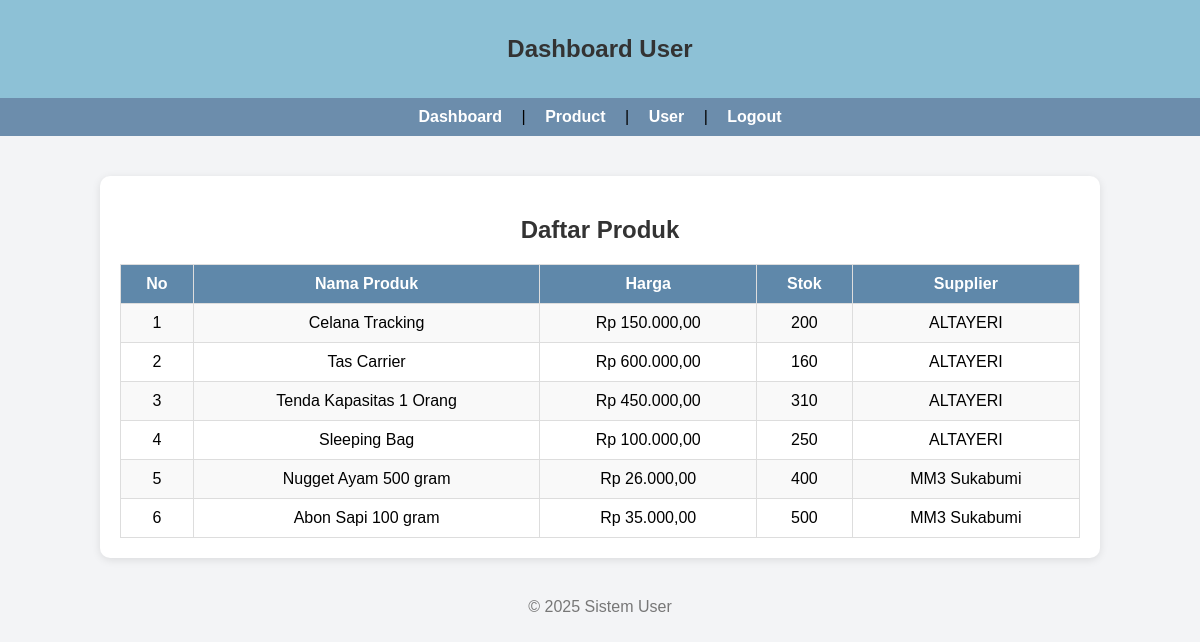
The page /product_user.php (signed in) on the database its author committed.
### tables this page shows
CREATE TABLE `product` (
  `id` int(11) NOT NULL,
  `nama_product` varchar(100) NOT NULL,
  `harga` decimal(10,2) NOT NULL,
  `stok` int(11) NOT NULL,
  `id_supplier` int(11) DEFAULT NULL
);

CREATE TABLE `supplier` (
  `id` int(11) NOT NULL,
  `nama_supplier` varchar(100) NOT NULL,
  `alamat` text DEFAULT NULL,
  `telepon` varchar(20) DEFAULT NULL
);

### product_user.php (the view, shortened to what this page needs)
<?php
include 'koneksi.php';
?>
<!DOCTYPE html>
<html lang="id">
<head>
</head>
<body>
<header>
    <h2>Dashboard User</h2>
</header>
<nav>
    <a href="user_dashboard.php">Dashboard</a> |
    <a href="product_user.php">Product</a> |
    <a href="user_profile.php">User</a> |
    <a href="logout.php">Logout</a>
</nav>
<main>
    <h2>Daftar Produk</h2>
    <table>
        <tr>
            <th>No</th>
            <th>Nama Produk</th>
            <th>Harga</th>
            <th>Stok</th>
            <th>Supplier</th>
        </tr>
        <?php
        $query = mysqli_query($conn, "SELECT p.*, s.nama_supplier
                                     FROM product p
                                     LEFT JOIN supplier s ON p.id_supplier = s.id
                                     ORDER BY p.id ASC");
        $no = 1;
        if (mysqli_num_rows($query) > 0) {
            while ($row = mysqli_fetch_assoc($query)) {
                echo "<tr>
                        <td>{$no}</td>
                        <td>{$row['nama_product']}</td>
                        <td>Rp " . number_format($row['harga'], 2, ',', '.') . "</td>
                        <td>{$row['stok']}</td>
                        <td>{$row['nama_supplier']}</td>
                      </tr>";
                $no++;
            }
        } else {
            echo "<tr><td colspan='5'>Belum ada produk.</td></tr>";
        }
        ?>
    </table>
</main>
<footer>
    <p>&copy; <?= date("Y"); ?> Sistem User</p>
</footer>
</body>
</html>

### product_user.php (style rules this page uses)
body { font-family: Arial, sans-serif; background-color: #f3f4f6; margin: 0; padding: 0; }
header { background-color: #8dc1d6ff; color: white; padding: 15px 0; text-align: center; }
nav { background-color: #6c8dacff; padding: 10px; text-align: center; }
nav a { color: white; margin: 0 15px; text-decoration: none; font-weight: bold; }
main { margin: 40px auto; width: 80%; background: white; border-radius: 10px; padding: 20px; box-shadow: 0 2px 8px rgba(0,0,0,0.1); }
h2 { text-align: center; color: #333; }
table { width: 100%; border-collapse: collapse; margin-top: 15px; }
th, td { border: 1px solid #ddd; padding: 10px; text-align: center; }
th { background-color: #5f88aaff; color: white; }
tr:nth-child(even) { background-color: #f9f9f9; }
footer { text-align: center; margin-top: 40px; color: #777; }

### rows shown on the page
product: nama_product "Celana Tracking", harga "150.000,00", stok "200", id_supplier.nama_supplier "ALTAYERI"
product: nama_product "Tas Carrier", harga "600.000,00", stok "160", id_supplier.nama_supplier "ALTAYERI"
product: nama_product "Tenda Kapasitas 1 Orang", harga "450.000,00", stok "310", id_supplier.nama_supplier "ALTAYERI"
product: nama_product "Sleeping Bag", harga "100.000,00", stok "250", id_supplier.nama_supplier "ALTAYERI"
product: nama_product "Nugget Ayam 500 gram", harga "26.000,00", stok "400", id_supplier.nama_supplier "MM3 Sukabumi"
product: nama_product "Abon Sapi 100 gram", harga "35.000,00", stok "500", id_supplier.nama_supplier "MM3 Sukabumi"
